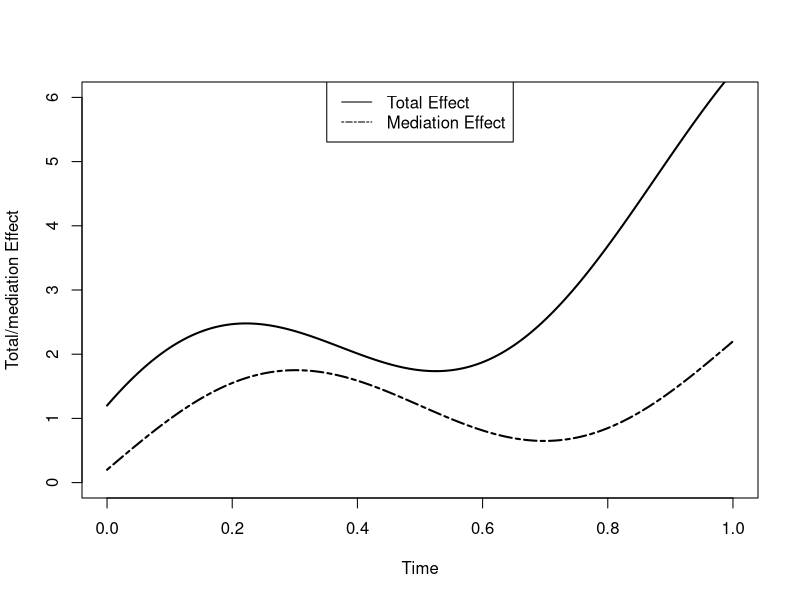

Reproduce this figure in R.
library(MASS)
gaussprocess <- function(grids,K = function(s, t) {min(s, t)},
                         start = NULL) {
  t <- grids
  Sigma <- sapply(t, function(s1) {
    sapply(t, function(s2) {
      K(s1, s2)
    })
  })
  
  path <- mvrnorm(mu = rep(0, times = length(grids)), Sigma = Sigma)
  if (!is.null(start)) {
    path <- path - path[1] + start  # Must always start at "start"
  }
  
  return(data.frame("t" = t, "xt" = path))
}

#Ground Truth
#Potential value of Mediation Process
work_grid=seq(0,1,length=200)
m_0=2*work_grid+sin(work_grid*2*pi)
m_1=4*work_grid+2*sin(2*work_grid*pi)+0.2
# plot(work_grid,m_0,type='l',col="blue",ylim=range(m_0,m_1))
# lines(work_grid,m_1,col="red")
# 
# plot(work_grid,m_1-m_0,type='l',main="Effect on Mediator")
# 
y_1_1=m_1+0.3*work_grid^2+5*work_grid+2*cos(work_grid*2*pi)
y_0_1=m_1+cos(work_grid*2*pi)+0.1*work_grid^2+2*work_grid
y_0_0=m_0+cos(work_grid*2*pi)+0.1*work_grid^2+2*work_grid

# plot(work_grid,y_0_0,type='l',ylim=range(y_0_0,y_0_1,y_1_1),col="blue")
# lines(work_grid,y_0_1,col="green")
# lines(work_grid,y_1_1,col="red")

pdf("True_Value.pdf",width=8,height=6)
plot(work_grid,y_1_1-y_0_0,type='l',ylim=c(0,6),
     xlab="Time",ylab="Total/mediation Effect",lty=1,lwd=2)
lines(work_grid,y_0_1-y_0_0,lty=6,lwd=2)
legend("top",legend=c("Total Effect","Mediation Effect"),lty=c(1,6))
dev.off()
Simulation_Data<-function(nsample_m_mean=20,
                          nsample_y_mean=20,
                          nsample_size=100,
                          same_grids=T,prob_treated=0.5,
                          #Noise for Underlying Process
                          noise_m=0.2,
                          noise_y=0.2,
                          #Noise for Sampling
                          noise_sample=0.5,
                          #Correlation Between T and M
                          p_t_m=0,
                          #Correlation Between T and Y
                          p_t_y=0,
                          #Correlation Between M and Y
                          p_m_y=0
){
  #Sample the observation points
  
  #Same Grid for Mediation and Outcome Process
  nsample_m=rpois(nsample_size,lambda=nsample_m_mean)
  
  if(same_grids==T){
    nsample_y=nsample_m
  }else{
    nsample_y=rpois(nsample_size,lambda=nsample_y_mean)
  }
  
  #Treatment Indicator
  #Equal Probability of Being Treated Or Control
  #Error Term for T,Y,M
  Sigma_Confounding=matrix(c(1,p_t_m,p_t_y,
                             p_t_m,1,p_m_y,
                             p_t_y,p_m_y,1),3,3)

  #Use an Error Term
  Confounding_Error=mvrnorm(n=nsample_size,mu=c(0,0,0),
                            Sigma=Sigma_Confounding)

  treated=Confounding_Error[,1]<qnorm(prob_treated)
  
  
  M_data=NULL
  Y_data=NULL

  for (i in 1:nsample_size)
  {

    
    # #Same Grids
    if(same_grids){
      grids_union=sort(runif(nsample_m[i]))
      while(length(grids_union)!=unique(length(grids_union)))
      {
        grids_union=sort(runif(nsample_m[i]))
      }
      grids_m=grids_y=1:length(grids_union)
      ## Different Grids
    }else{
      # #Potential Grids for Mediator and Outcome Process
      grids_union=sort(runif(nsample_m[i]+nsample_y[i]))
      while(length(grids_union)!=unique(length(grids_union)))
      {
        grids_union=sort(runif(nsample_m[i]+nsample_y[i]))
      }
      #Grids for Mediator Process
      grids_m=sort(sample(length(grids_union),nsample_m[i],replace=F))
      #Grids For Outcome Process
      grids_y=sort(sample(length(grids_union),nsample_y[i],replace=F))
    }
    
    #Underlying Potential Values for Mediator
    mtrue_0=2*grids_union+sin(grids_union*2*pi)
    mtrue_1=4*grids_union+2*sin(grids_union*2*pi)+0.2
    #Covariates
    X=matrix(rnorm(n=length(grids_union)*3,sd=1),ncol=3,nrow=length(grids_union))
    #Obs Mediators
    m_true=mtrue_0*(1-treated[i])+mtrue_1*treated[i]+X[,c(1,2)]%*%c(-1,0.5)+
      gaussprocess(grids_union,
                   K=function(s, t) {noise_m*exp(-8*(s-t)^2)})$xt+Confounding_Error[i,2]*noise_m
    
    
    # plot(grids_union[grids_m],mtrue_0[grids_m],ylim=range(mtrue_0,mtrue_1),col="red",type='l')
    # lines(grids_union[grids_m],mtrue_1[grids_m],col="blue")
    # points(grids_union[grids_m],m_obs[grids_m])
    
    #Underlying Potential Values for Outcome Process
    ytrue_0_0=mtrue_0+cos(grids_union*2*pi)+0.1*grids_union^2+2*grids_union
    ytrue_0_1=mtrue_1+cos(grids_union*2*pi)+0.1*grids_union^2+2*grids_union
    ytrue_1_1=mtrue_1+2*cos(grids_union*2*pi)+
      0.3*grids_union^2+5*grids_union
    
    #First, evaluate the mediator process on y-grids
    #y_true=m_true+cos(grids_union*2*pi)+0.2*grids_union^2+3*grids_union+cos(grids_union*2*pi)
    
    y_true=m_true+cos(grids_union*2*pi)+0.1*grids_union^2+2*grids_union+
      treated[i]*(0.2*grids_union^2+3*grids_union+cos(grids_union*2*pi))+X[,c(2,3)]%*%c(-0.5,1)+
      gaussprocess(grids_union,
                   K=function(s, t) {noise_y*exp(-8*(s-t)^2)})$xt+Confounding_Error[i,3]*noise_y
    
    # plot(grids_union,ytrue_0_0,ylim=range(ytrue_0_0,ytrue_0_1,ytrue_1_1),type='l',col="red")
    # lines(grids_union,ytrue_0_1,col="green")
    # lines(grids_union,ytrue_1_1,col="blue")
    # points(grids_union,yobs)
    
    m_obs=m_true+rnorm(length(grids_union),0,noise_sample)
    y_obs=y_true+rnorm(length(grids_union),0,noise_sample)
    
    M_data=rbind(M_data,cbind(rep(i,nsample_m[i]),rep(treated[i],nsample_m[i]),
                              grids_union[grids_m],m_obs[grids_m],m_true[grids_m],X[grids_m,]))

    
    Y_data=rbind(Y_data,cbind(rep(i,nsample_y[i]),rep(treated[i],nsample_y[i]),
                              grids_union[grids_y],y_obs[grids_y],y_true[grids_y],m_true[grids_y],X[grids_y,]))
  }
  
  colnames(M_data)=c("ID","Treatment","Time","Mediator","True_Mediator","X1","X2","X3")
  colnames(Y_data)=c("ID","Treatment","Time","Outcome","True_Outcome","True_Mediator","X1","X2","X3")
  M_data<-as.data.frame(M_data)
  Y_data<-as.data.frame(Y_data)
  
  treated_id=which(treated==1)
  control_id=which(treated==0)
  
  return(list(M_data=M_data,
              Y_data=Y_data,
              treated_id=treated_id,
              control_id=control_id))
}

